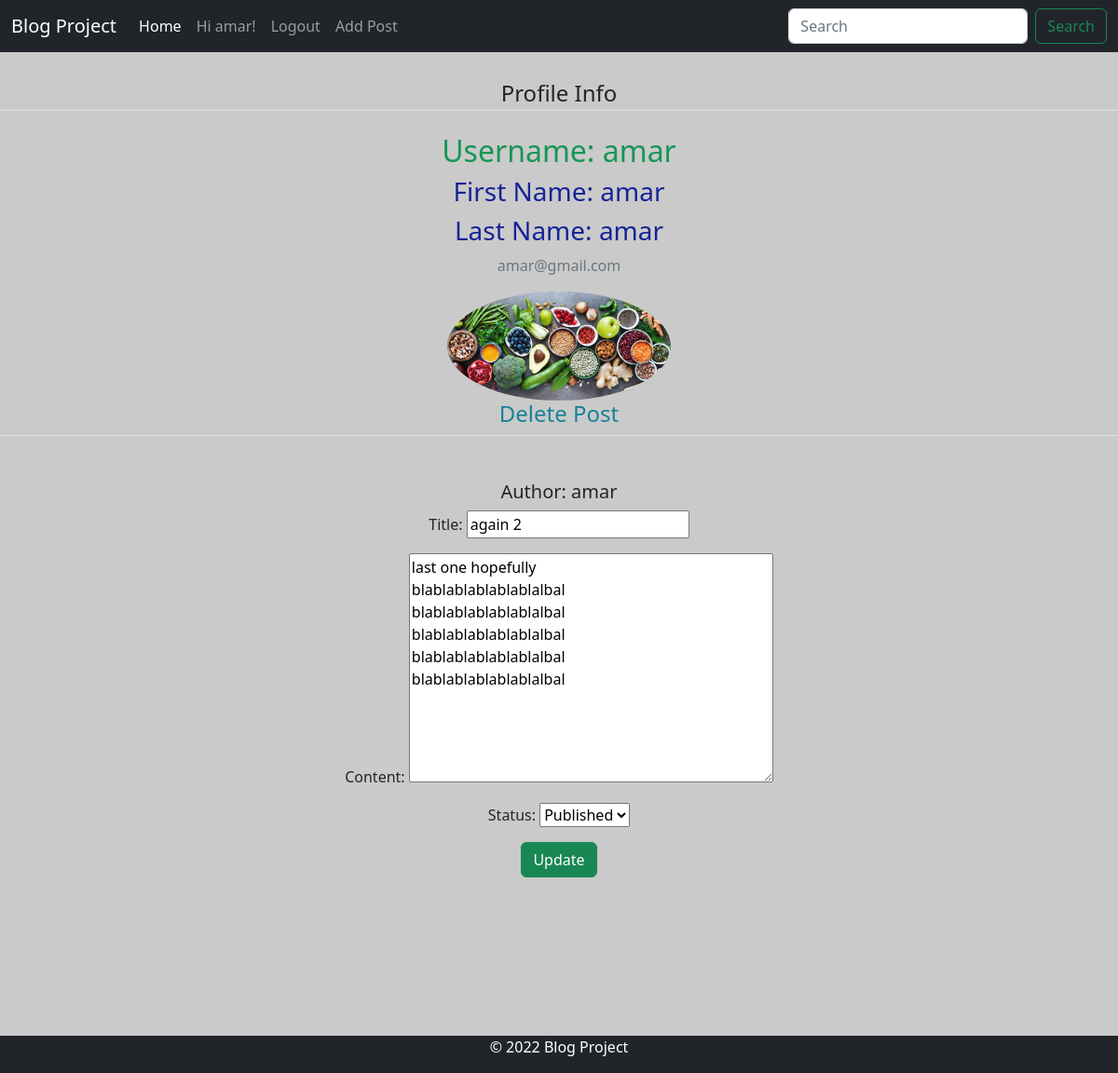
Screenshot of /blog_app/editpost/31/ (signed in) with the database file from the repository.
### blog_app/models.py (models this page shows, shortened)
class UserProfileInfo(models.Model):
    user = models.OneToOneField(User, on_delete=models.CASCADE)
    first_name = models.CharField(("First name"), max_length=50)
    last_name = models.CharField(("Last name"), max_length=50)
    profile_pic = models.ImageField(upload_to = 'profile_pics', blank = True)

class Post(models.Model):
    title = models.CharField(max_length=200, unique=True)
    author = models.ForeignKey(User, editable=False, on_delete= models.CASCADE,related_name='blog_posts', null=True)
    content = models.TextField()
    status = models.IntegerField(choices=STATUS, default=0)
    created_on = models.DateTimeField(auto_now_add=True)

### blog_app/views.py (the view)
# urls.py: url(r'^editpost/(?P<id>[0-9]+)/$', views.editpost, name="editpost"),
def editpost(request, id):
    post = Post.objects.get(id=id)
    blog=PostForm(instance=post)
    if request.method=="POST":
        post_form = PostForm(data=request.POST, instance=post)
        if post_form.is_valid():
            post_form.save()
            return redirect( 'user_profile')
    return render(request, "blog_app/edit.html", {'post_form':blog,})

### blog_app/forms.py
class PostForm(forms.ModelForm):
    class Meta():
        model = Post
        exclude = ['author']
        fields = ['title',  'content', 'status']

### templates/blog_app/edit.html (shortened to what this page needs)
<!DOCTYPE html>
{% extends "blog_app/base.html" %}
{% load staticfiles %}
{% block content %}
<div class="content-section">
      <div class="media">
        <legend class="border-bottom mb-4">Profile Info</legend>
        <div class="media-body">
            <h2 class="account-heading" >Username: {{ user.username }}</h2>
            <h3>First Name: {{ request.user.first_name }}</h3>
            <h3>Last Name: {{ request.user.last_name }}</h3>
            <p class="text-secondary">{{ user.email }}</p>
            <img class="rounded-circle article-img" src="{{ user.userprofileinfo.profile_pic.url }}" width='240' alt={{user}}>
        </div>
      </div>
      <legend class="border-bottom mb-4"><h4>Delete Post</h4></legend>
<br><br>
    <form enctype="multipart/form-data" method="POST">
    <h5>  Author: {{ user.username }} </h5>
        {{ post_form.as_p }}
        <button class="btn btn-md btn-success btn-block" type="submit">Update</button>
    </form>
</div >
{% endblock %}

### templates/blog_app/base.html (shortened to what this page needs)
{% load staticfiles %}
{% load static %}
<!DOCTYPE html>
<html lang="en">
<head>
    <link href="https://cdn.jsdelivr.net/npm/bootstrap@5.2.0-beta1/dist/css/bootstrap.min.css" rel="stylesheet">
    <link rel="stylesheet" href="{% static 'css/basicstyle.css' %}">
    <link href="{% static 'styles/base.css' %}" rel="stylesheet">
</head>
<body>
<header class="p-3 bg-dark">
<nav class="navbar navbar-expand-lg navbar-dark bg-dark fixed-top">
  <div class="container-fluid">
    <div class="collapse navbar-collapse" id="navbarTogglerDemo01">
      <a class="navbar-brand" href="{% url 'index' %}">Blog Project</a>
      <ul class="navbar-nav me-auto mb-2 mb-lg-0">
        <li class="nav-item">
          <a class="nav-link active" aria-current="page" href="{% url 'index' %}">Home</a>
        </li>
{% if user.is_authenticated %}
        <li class="nav-item">
          <a class="nav-link" href="{% url 'user_profile' %}">Hi {{ user.username }}!</a>
        </li>
        <li class="nav-item">
          <a class="nav-link" href="{% url 'logout' %}">Logout</a>
        </li>
        <li class="nav-item">
          <a class="nav-link" href="{% url 'blog_app:addpost' %}">Add Post</a>
        </li>
{% endif %}
      </ul>
      <form class="d-flex" role="search">
        <input class="form-control me-2" type="search" placeholder="Search" aria-label="Search">
        <button class="btn btn-outline-success" type="submit">Search</button>
      </form>
    </div>
  </div>
</nav>
  </header>
<div id="content-wrap">
{% block content %}
{% endblock %}
</div>
<div class="container" >
  <footer class="py-0  footer fixed-bottom bg-dark " id="footer">
    <p class="text-center " style="color: white;">© 2022 Blog Project</p>
  </footer>
</div>
</body>
</html>

### static/css/basicstyle.css (style rules this page uses)
body { background-color:rgb(202, 202, 202); }
h3 { color:rgb(22, 35, 150); }
h4 { color:rgb(22, 131, 150); }
h2 { color:rgb(22, 150, 86); }
#footer { position: fixed; bottom: 0; width: 100%; }
#content-wrap { margin-bottom: 50px; margin-top: 50px; position: relative; padding-bottom: 10rem; }

### static/styles/base.css (style rules this page uses)
body { text-align:center; }

### rows the page displays
Post: title "again 2", content "last one hopefully blablablablablablalbal blablablablablablalbal blablablablablablalbal blablablablablablalbal blablablablablablalbal", status "Published"

### other values shown
{{ user.username }} "amar"
{{ request.user.first_name }} "amar"
{{ request.user.last_name }} "amar"
{{ user.email }} "amar@gmail.com"
